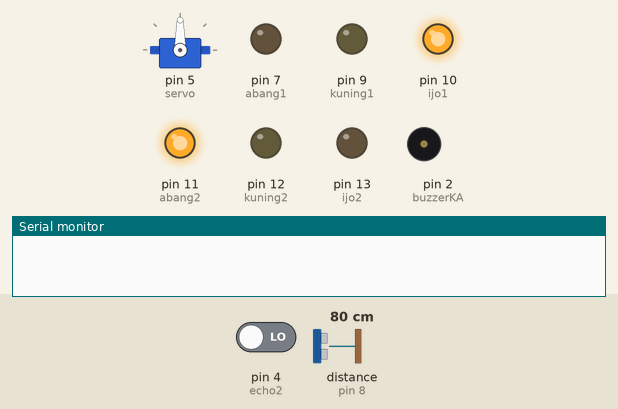
A sketch run on a simulated Arduino Uno, built with avr-gcc and run on an emulated ATmega328P. Shown: servo, output pins drawn as LEDs (lit = HIGH), buzzer (waves = sounding, pin HIGH), the last lines printed to the serial monitor. The test bench sets the inputs (shaded band); at power-on: pin 4 (echo2) LOW, distance to the obstacle (sensor on pin 8) 80 cm. The echo pulse lasts 58.3 µs per cm; pins used as bus, display or sensor lines are not drawn.

Above: at 0.1 s.
At 12.1 s:
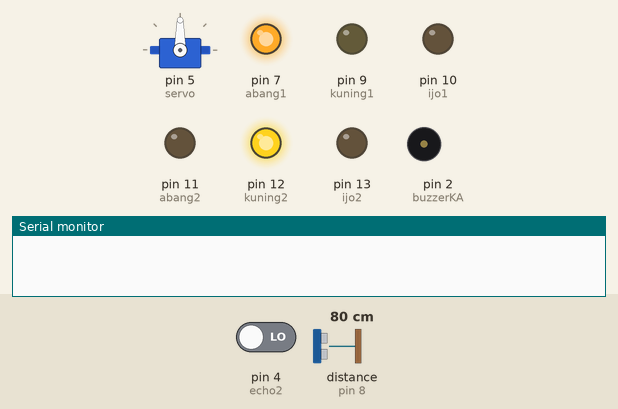
At 14.1 s:
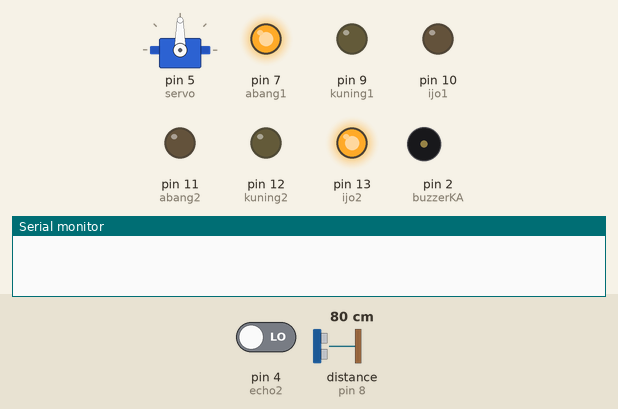
At 26.1 s:
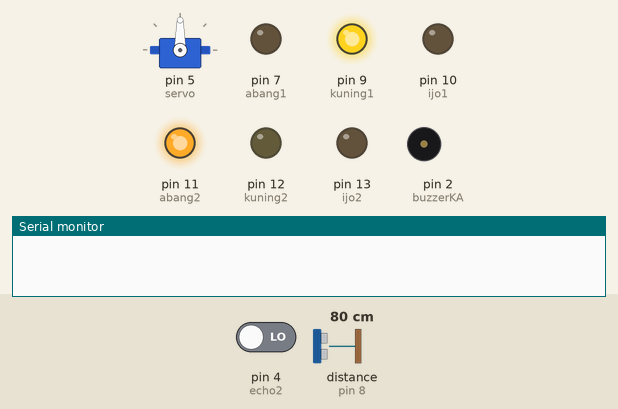
At 29.2 s:
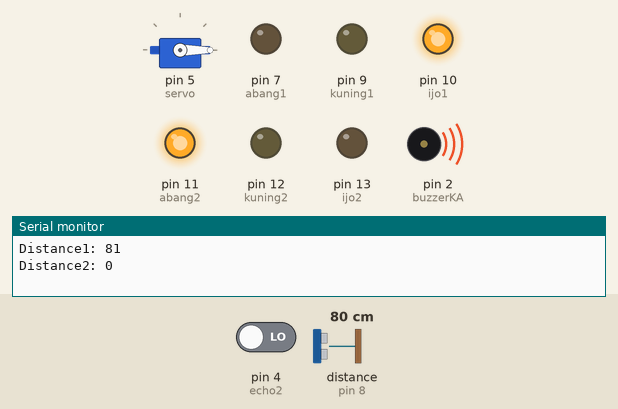
At 39.2 s:
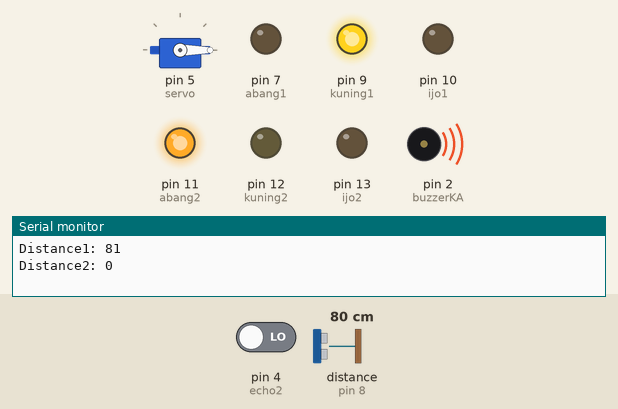
Timing chart, 0 to 40.0 s (numbered marks = the images above):
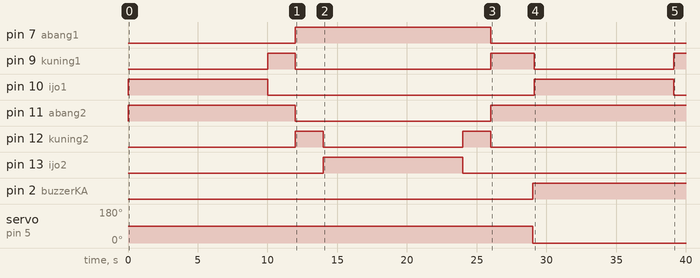

Measured:
- by itself, pin 7 (abang1): LOW → HIGH at 12.0 s, → LOW 14.0 s later
- by itself, pin 9 (kuning1): goes HIGH 2.0 s, LOW 14.0 s, HIGH 3.1 s, LOW 10.0 s, then HIGH
- by itself, pin 10 (ijo1): alternates HIGH for 10.0 s and LOW for 19.1 s
- by itself, pin 11 (abang2): LOW → HIGH at 0.00 s, → LOW 12.0 s later, → HIGH 14.0 s later
- by itself, pin 12 (kuning2): alternates HIGH for 2.0 s and LOW for 10.0 s
- by itself, pin 13 (ijo2): LOW → HIGH at 14.0 s, → LOW 10.0 s later
- by itself, pin 2 (buzzerKA): LOW → HIGH at 29.0 s
- by itself, servo on pin 5 (servo): 90° → 0° at 29.0 s

The sketch:

traffic-light-barrier-v2.ino
```cpp
#include <Servo.h>
//#include <HCSR04.h>
//#define MAX_DISTANCE 500

// Servo untuk 2 palang
Servo servo; // 1 pin untuk 2 servo (paralel)
int posisi;

// Buzzer
int buzzerKA = 2;

// Ultrasonic
int echo1 = 8;
int trigger1 = 6;
int echo2 = 4;
int trigger2 = 3;

long durasi1, durasi2;
int jarak1, jarak2;
int batas = 10;

// Lampu lalu lintas
int abang1 = 7;
int kuning1 = 9;
int ijo1 = 10;

int abang2 = 11;
int kuning2 = 12;
int ijo2 = 13;

// Delay lampu lalu lintas
int dijo1 = 10000;
int dkuning1 = 2000;
int dabang1 = 10000;
int dijo2 = 10000;
int dkuning2 = 2000;
int dabang2 = 10000;


void setup() {
  // put your setup code here, to run once:
Serial.begin(9600);

servo.attach(5);
//pinMode(5, OUTPUT);

pinMode(trigger1, OUTPUT);
pinMode(echo1, INPUT);
pinMode(trigger2, OUTPUT);
pinMode(echo2, INPUT);

pinMode(abang1, OUTPUT);
pinMode(kuning1, OUTPUT);
pinMode(ijo1, OUTPUT);
pinMode(abang2, OUTPUT);
pinMode(kuning2, OUTPUT);
pinMode(ijo2, OUTPUT);

pinMode(buzzerKA, OUTPUT);

}

void loop() {
  // put your main code here, to run repeatedly
normaly:
  //Lampu siji ijo - Lampu loro abang
  digitalWrite(ijo1, HIGH);
  digitalWrite(kuning1, LOW);
  digitalWrite(abang1, LOW);
  digitalWrite(ijo2, LOW);
  digitalWrite(kuning2, LOW);
  digitalWrite(abang2, HIGH);
  delay(dijo1);

  //Lampu siji wes kuning - Lampu loro abang jekan santee
  digitalWrite(ijo1, LOW);
  digitalWrite(kuning1, HIGH);
  digitalWrite(abang1, LOW);
  digitalWrite(ijo2, LOW);
  digitalWrite(kuning2, LOW);
  digitalWrite(abang2, HIGH);
  delay(dkuning1);

  //Lampu siji wes abang - Lampu loro cakut kuning
  digitalWrite(ijo1, LOW);
  digitalWrite(kuning1, LOW);
  digitalWrite(abang1, HIGH);
  digitalWrite(ijo2, LOW);
  digitalWrite(kuning2, HIGH);
  digitalWrite(abang2, LOW);
  delay(dkuning2);

  //Lampu siji jek abang - Lampu loro ijooo yeaaah
  digitalWrite(ijo1, LOW);
  digitalWrite(kuning1, LOW);
  digitalWrite(abang1, HIGH);
  digitalWrite(ijo2, HIGH);
  digitalWrite(kuning2, LOW);
  digitalWrite(abang2, LOW);
  delay(dijo2);

  //Lampu siji jek abang santee - Lampu loro mulai kuning
  digitalWrite(ijo1, LOW);
  digitalWrite(kuning1, LOW);
  digitalWrite(abang1, HIGH);
  digitalWrite(ijo2, LOW);
  digitalWrite(kuning2, HIGH);
  digitalWrite(abang2, LOW);
  delay(dkuning2);

  //Lampu siji mulai kuning - Lampu loro abang
  digitalWrite(ijo1, LOW);
  digitalWrite(kuning1, HIGH);
  digitalWrite(abang1, LOW);
  digitalWrite(ijo2, LOW);
  digitalWrite(kuning2, LOW);
  digitalWrite(abang2, HIGH);
  delay(dkuning1);


// Baca sensor
  digitalWrite(trigger1, LOW);
  digitalWrite(trigger2, LOW);
  delayMicroseconds(2);
  digitalWrite(trigger1, HIGH);
  digitalWrite(trigger2, HIGH);
  delayMicroseconds(10);
  digitalWrite(trigger1, LOW);
  digitalWrite(trigger2, LOW);

  durasi1 = pulseIn(echo1, HIGH);
  jarak1 = durasi1*0.03483/2;

  durasi2 = pulseIn(echo2, HIGH);
  jarak2 = durasi2*0.03483/2;

  Serial.print("Distance1: ");
  Serial.println(jarak1);
  Serial.print("Distance2: ");
  Serial.println(jarak2);


// Kondisi kereta

  if (jarak1 <= batas || jarak2 <= batas)
  {
    // Logika: Jalan yang menyebrangi rel -> Merah
    digitalWrite(ijo2, LOW);
    digitalWrite(kuning2, LOW);
    digitalWrite(abang2, HIGH);

    // Buzzer ON
    digitalWrite(buzzerKA, HIGH);

    //palang_mudhun:
      servo.write(0);
      delay(100);

  }

  else
  {
    // Buzzer OFF
    digitalWrite(buzzerKA, LOW);

    // palang_munggah:
      servo.write(90);
      delay(15);

    goto normaly;
  }
}
```
